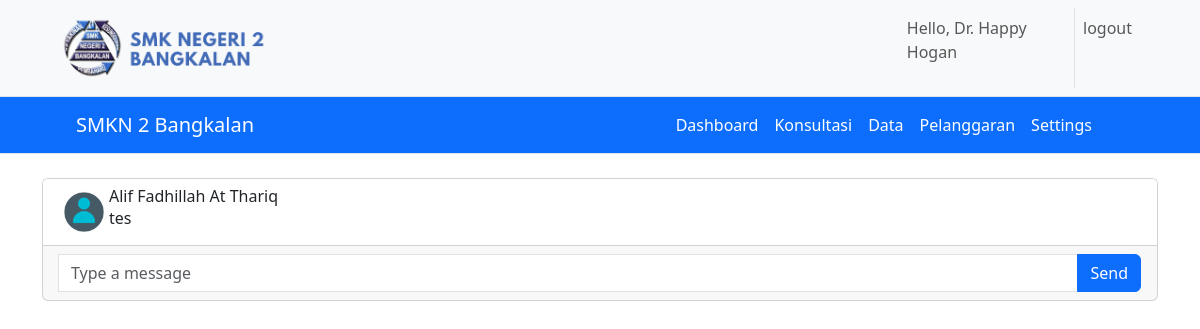
Screenshot of /admin/konsultasi_detail.php?konsultasi=9 (signed in) with the database file from the repository.
### tables this page shows
CREATE TABLE `settings` (
  `id` int(11) NOT NULL,
  `nama_website` varchar(256) NOT NULL,
  `total_poin` int(11) NOT NULL
);

CREATE TABLE `konsultasi` (
  `id` int(11) NOT NULL,
  `sender_id` varchar(64) NOT NULL,
  `receiver_id` varchar(64) NOT NULL,
  `message` text NOT NULL,
  `created_at` timestamp NOT NULL DEFAULT current_timestamp()
);

### admin/konsultasi_detail.php (the view, shortened to what this page needs)
<?php
include "../koneksi.php";
?>
<!DOCTYPE html>
<html lang="en">
<head>
</head>
<body>
    <?php include "../navbar.php" ?>
    <div class="container mt-4">
        <div class="row">
            <div class="col">
                <?php
$data_chat = array();
$data_key = array();
$data_konsul = $con_pdo->prepare("SELECT * FROM konsultasi WHERE konsultasi.id = :id_chat");
$data_konsul->bindValue(':id_chat', $_GET["konsultasi"]);
$data_konsul->execute();
foreach ($data_konsul as $key => $value) {
}
$data_konsul = $con_pdo->prepare("SELECT * FROM konsultasi WHERE sender_id = :sender_id AND receiver_id = :receiver_id");
$data_konsul->bindValue(':sender_id', $value["sender_id"]);
$data_konsul->bindValue(':receiver_id', $value["receiver_id"]);
$data_konsul->execute();
foreach ($data_konsul as $key => $value) {
    $sql = "SELECT nama FROM siswa WHERE siswa.nisn = ".$value['sender_id'];
    $result = mysqli_query($con_mysqli, $sql);
    $row_nama = mysqli_fetch_assoc($result);
    $data_chat[$value['created_at']] = array(
        'id' => $value['sender_id'],
        'nama' => $row_nama['nama'],
        'identifier' => 'siswa',
        'isi_pesan' => $value['message'],
        'waktu' => $value['created_at']
    );
    array_push($data_key, $value['created_at']);
}
        usort($data_key, "cmp");
        ?>
<div class="card mb-5">
  <ul class="list-group list-group-flush">
    <?php
    foreach ($data_key as $key => $value) {
        ?>
    <li class="list-group-item">
      <div class="d-flex <?php echo $data_chat[$value]['identifier'] == 'admin' ? "justify-content-end ms-5" : "me-5" ?>">
      <?php
      if ($data_chat[$value]['identifier'] == 'admin') {
        ?>
        <div class="ms-5">
            <h6 class="mb-0"><?php echo $data_chat[$value]['nama'] ?></h6>
            <p class="mb-0"><?php echo $data_chat[$value]['isi_pesan'] ?></p>
        </div>
        <div class="flex-shrink-0 ms-3">
          <img src="../assets/img/avatar-chat-guru.png" alt="User" class="rounded-circle" width="50" height="50">
        </div>
        <?php
      }
      else {
        ?>
        <div class="flex-shrink-0">
          <img src="../assets/img/avatar-chat-siswa.png" alt="User" class="rounded-circle" width="50" height="50">
        </div>
        <div class="me-5">
          <h6 class="mb-0"><?php echo $data_chat[$value]['nama'] ?></h6>
          <p class="mb-0"><?php echo $data_chat[$value]['isi_pesan'] ?></p>
        </div>
        <?php
      }
      ?>
      </div>
    </li>
    <?php
    }
    ?>
  </ul>
  <div class="card-footer">
    <form action="konsultasi_detail.php?konsultasi=<?php echo $_GET['konsultasi'] ?>" method="post">
      <div class="input-group">
        <input type="text" class="form-control" name="tanggapan" placeholder="Type a message">
        <button type="submit" name="submit_tanggapan" class="btn btn-primary">Send</button>
      </div>
    </form>
  </div>
</div>
            </div>
        </div>
    </div>
</body>
</html>

### navbar.php (shortened to what this page needs)
<?php
include "koneksi.php";
$url = 'http://' . $_SERVER['HTTP_HOST'] . $_SERVER['REQUEST_URI'];
if (strpos($url, "guru") || strpos($url, "admin") || strpos($url, "siswa")) {
  ?>
  <link rel="stylesheet" href="../assets/css/bootstrap.min.css">
  <?php
}
?>
<link rel="stylesheet" href="https://cdn.jsdelivr.net/npm/bootstrap-icons@1.10.3/font/bootstrap-icons.css">
<nav class="navbar navbar-expand-lg bg-light px-5 navbar-light border-bottom d-print-none" style="z-index: 20">
  <div class="container-fluid d-print-none">
    <div class="collapse navbar-collapse d-print-none" id="navbarSupportedContent">
      <ul class="navbar-nav me-auto mb-2 mb-lg-0">
        <img src="/desi/assets/img/header_smkn2bkl.png" alt="smkn 2 bkl" width="25%">
      </ul>
      <ul class="navbar-nav ms-auto">
        <?php
        if (isset($_SESSION["username"])) {
          if (isset($_SESSION["guru"])) {
          ?>
          <li class="nav-item">
              <p class="nav-link">Hello, <?php echo $_SESSION["guru"]["nama"] ?></p>
          </li>
      <li class="nav-item border-start">
          <?php
          }
          elseif (isset($_SESSION["admin"])) {
            ?>
            <li class="nav-item">
                <p class="nav-link">Hello, <?php echo $_SESSION["admin"]["nama"] ?></p>
            </li>
        <li class="nav-item border-start">
            <?php
          }
        }
          if (isset($_SESSION["guru"]) || isset($_SESSION["admin"]) || isset($_SESSION["siswa"])) {
              ?>
              <form action="../logout.php" method="POST">
                <input class="nav-link" type="submit" value="logout" name="logout" onclick="return confirm('Yakin ingin keluar?')">
              </form>
              <?php
          }
          ?>
        </li>
      </ul>
    </div>
  </div>
</nav>
<nav class="navbar sticky-top navbar-dark border-bottom bg-primary navbar-expand-lg mx-6 my-6 px-3 d-print-none" style="z-index: 10">
  <div class="container-fluid mx-5 d-print-none">
    <?php
    $query = "SELECT nama_website FROM settings";
    $result = $con_mysqli->query($query);
    $row = $result->fetch_assoc();
    $nama_web = $row["nama_website"];
    if (isset($_SESSION["guru"])) {
      echo '<a class="navbar-brand fs-5" href="/desi/guru/index.php">'.$nama_web.'</a>';
    }
    elseif (isset($_SESSION["siswa"])) {
      echo '<a class="navbar-brand fs-5" href="/desi/siswa/index.php">'.$nama_web.'</a>';
    }
    elseif (isset($_SESSION["admin"])) {
      echo '<a class="navbar-brand fs-5" href="/desi/admin/index.php">'.$nama_web.'</a>';
    }
    else {
      echo '<a class="navbar-brand fs-5" href="/desi/index.php">'.$nama_web.'</a>';
    }
    ?>
    <div class="collapse navbar-collapse flex-grow-1 text-right mx-4" id="navbarNav">
      <ul class="navbar-nav ms-auto">
        <?php
          if (isset($_SESSION["admin"])) {
            ?>
            <li class="nav-item">
                <a class="nav-link active" href="/desi/admin/index.php">Dashboard</a>
            </li>
              <li class="nav-item">
                  <a class="nav-link active" href="/desi/admin/konsultasi.php">Konsultasi</a>
              </li>
              <li class="nav-item">
                  <a class="nav-link active" href="/desi/admin/data.php">Data</a>
              </li>
              <li class="nav-item">
                  <a class="nav-link active" href="/desi/admin/pelanggaran.php">Pelanggaran</a>
              </li>
              <li class="nav-item">
                  <a class="nav-link active" href="/desi/admin/settings.php">Settings</a>
              </li>
            <?php
          }
        ?>
      </ul>
    </div>
  </div>
</nav>

### rows the page displays
settings: nama_website "SMKN 2 Bangkalan"
konsultasi: nama "Alif Fadhillah At Thariq", message "tes"

### other values shown
$_SESSION["admin"]["nama"] "Dr. Happy Hogan"
